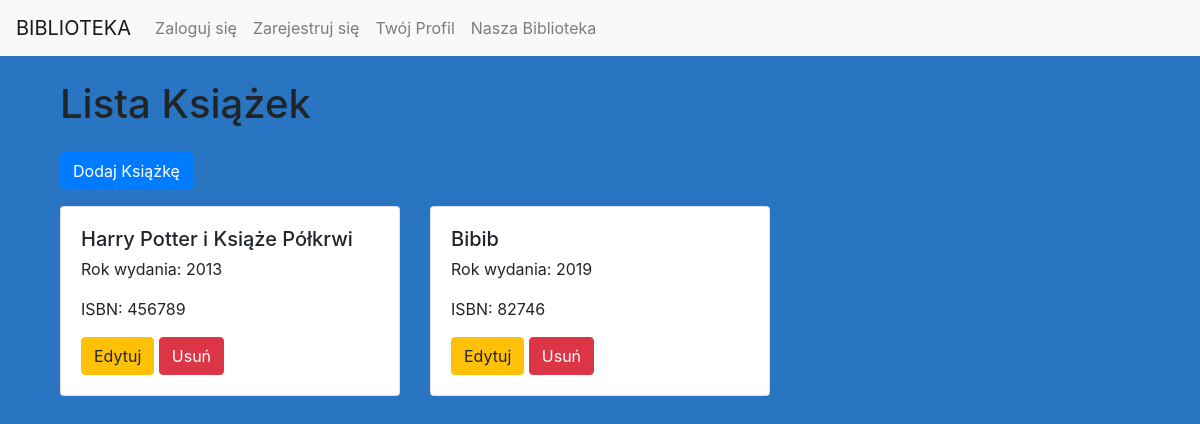
Screenshot of /ksiazki/ (signed in) with the database file from the repository.
### myapp/models.py (models this page shows, shortened)
class Ksiazka(models.Model):
    tytul = models.CharField(max_length=200)
    autor = models.ManyToManyField(Autor)
    wydawnictwo = models.IntegerField(choices=WYDAWNICTWA.choices)
    rok_wydania = models.CharField(max_length=4)
    liczba_stron = models.IntegerField()
    ISBN = models.CharField(max_length=13)
    okładka = models.IntegerField(choices=OKLADKA.choices)
    gatunek = models.ManyToManyField(Gatunek)
    class Meta:
        verbose_name = "Książka"
        verbose_name_plural = "Książki"

### myapp/views.py (the view)
# urls.py: path('ksiazki/', lista_ksiazek, name='lista_ksiazek'),
@user_passes_test(is_superuser)
@login_required
def lista_ksiazek(request):
    ksiazki = Ksiazka.objects.all()
    return render(request, 'myapp/lista_ksiazek.html', {'ksiazki': ksiazki})

### myapp/views.py (called while the page is built)
def is_superuser(user):
    return user.is_superuser

### myapp/templates/myapp/lista_ksiazek.html (shortened to what this page needs)
{% extends "base.html" %}
{% block content %}
<div class="container mt-4">
    <h1 class="mb-4">Lista Książek</h1>
    <a href="{% url 'dodaj_ksiazke' %}" class="btn btn-primary mb-3">Dodaj Książkę</a>
    <div class="row">
        {% for ksiazka in ksiazki %}
        <div class="col-md-4">
            <div class="card mb-4">
                <div class="card-body">
                    <h5 class="card-title">{{ ksiazka.tytul }}</h5>
                    <p class="card-text">Rok wydania: {{ ksiazka.rok_wydania }}</p>
                    <p class="card-text">ISBN: {{ ksiazka.ISBN }}</p>
                    <a href="{% url 'edytuj_ksiazke' ksiazka.id %}" class="btn btn-warning">Edytuj</a>
                    <a href="{% url 'usun_ksiazke' ksiazka.id %}" class="btn btn-danger">Usuń</a>
                </div>
            </div>
        </div>
        {% endfor %}
    </div>
</div>
{% endblock %}

### myapp/static/css/styles.css (style rules this page uses)
body { background-color: #2a75c1; }
.card { margin-bottom: 3rem; }

### rows the page displays
Ksiazka: tytul "Harry Potter i Książe Półkrwi", rok_wydania "2013", ISBN "456789"
Ksiazka: tytul "Bibib", rok_wydania "2019", ISBN "82746"
